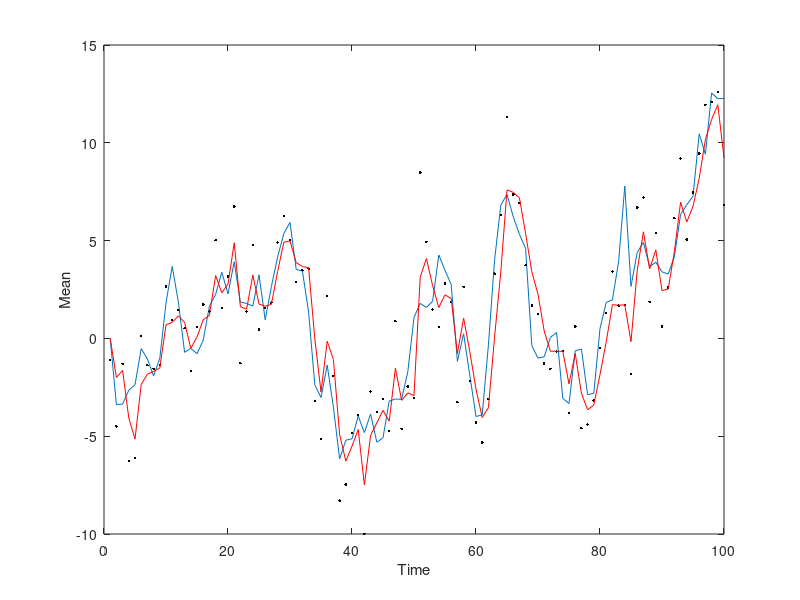

Reproduce this figure in MATLAB. (Note: this script raises an error after producing the figure.)
% for outputting figures correctly
latexTextW = 341; % in points
figAspectRatio = 16/10; % w/h
figW = 1.3*latexTextW;
figH = figW/figAspectRatio;

%% Exercise round 3, exercise 2

%true signal
N=100;
q=3;

s=cumsum([0 normrnd(0,sqrt(q),1,N-1)]);
figure(1);
clf;
true_m = plot(1:N,s);
xlabel('Time');
ylabel('Mean');
hold on;

% measurements
A = 1;
H = 1;
r = 5;
mn = 0;
n = N;
x = floor(1:N/n:N);
y = s(1,x)+normrnd(mn,sqrt(r),1,n);
measurements = plot(x,y,'.k');

% Kalman filter
m = 0;
P = 1;
m2 = 0;
P2 = 1;
ms = zeros(1,n);ms(1)=m;
ms2 = zeros(1,n);
Ps2 = zeros(1,n);
Ps = zeros(1,n);Ps(1)=P;
Ks = Ps;
for k=2:n
    % prediction
    m_= m;
    P_ = P+q;
    % update
    K = P_/(P_+r);
    m = m_+K*(y(k)-m_);
    P = P_-(P_^2/(P_+r));
    ms(k) = m;
    Ps(k) = P;
    Ks(k) = K;
end
figure(1);
kalman_m = plot(x,ms,'-r');
hold on;
mso = ms;
Pso = Ps;
rmse(x,ms)
figure(2);
kalman_P = plot(x,Ps,'-r');
xlabel('Time');
ylabel('Variance');
hold on;

% discretization
a=min(y);
b=max(y);
N = 500;
t = linspace(a,b,N);
[TX,TY] = meshgrid(t);
p_dyn = normpdf(TX,TY,sqrt(q));
m = 0;
P = 1;
p_ = normpdf(t,m,P);
ms = zeros(1,n);ms(1)=m;
Ps = zeros(1,n);Ps(1)=P;
distr = zeros(N,n);
for k=2:n
    p = sum(p_dyn.*repmat(p_',1,N));
    p = normpdf(y(k),t,sqrt(r)).*p;
    p = p/sum(p);
    p_ = p;
    distr(:,k) = p';
    m = t*p';
    ms(k) = m; % mean
    Ps(k) = (t-m).^2*p';
end;

%plot
figure(1);
discr_m = plot(x,ms,'-g','LineWidth',2.0);
legend([true_m measurements kalman_m discr_m],'True','Measurements','Kalman','Discretization');
exportplot('ex_3_2_means.pdf',figW,figH);
figure(2);
discr_P = plot(x,Ps,'-g');
legend([kalman_P discr_P],'Kalman','Discretization');
set(gcf,'Color','none','Units','points','Position',[400 400 figW figH]);
exportplot('ex_3_2_variances.pdf',figW,figH);



%figure(3);
%pcolor(1:n,t,distr);
%shading interp;
%ylim([a b]);


%rmse(x,ms)/rmse(x,mso)


%% stationary Kalman filter (use the last value of K (the Kalman gain) from
% the normal filter)

m = 0;
P = 1;
ms = zeros(1,n);
Ps = zeros(1,n);
for k=1:n
    m = (1-K)*m+K*y(k);
    P = P-K^2/(P+r);
    ms(k) = m;
    Ps(k) = P;
end
kalmansolution = plot(x,ms,'-k');
ms_st = ms;
Ps_st = Ps;
rmse(x,ms)




%% RTS smoother

mss = zeros(1,n);
Pss = zeros(1,n);
Gs = mss;
m = mso(end);
P = Pso(end);
mss(end) = m;
Pss(end) = P;

for k=n-1:-1:1
    g = Pso(k)/(Pso(k)+q);
    m = mso(k)+g*(m-mso(k));
    P = Pso(k)+g^2*(P-Pso(k)-q);
    Gs(k) = g;
    mss(k) = m;
    Pss(k) = P;
end

figure(1);
rtssolution = plot(x,mss,'-g','LineWidth',2);
rmse(s,mss)

hold on;
figure(2);
plot(x,Pss,'-g','LineWidth',2);
hold on;
%yl = ylim;
%ylim([0,yl(2)]);
%figure(3);
%plot(x,mss,'-g','LineWidth',2);


if 0
% RTS smoother -- discrete

mss = zeros(1,n);
Pss = zeros(1,n);
m = mso(end);
P = Pso(end);
p_ = normpdf(t,m,P);
size(p_)
distr = zeros(N,n);
for k=n-1:-1:1
    % dynamical distribution times the "previous" smoothing distribution per
    % the predictive distribution (derived analytically in this linear
    % gaussian case)
    p = sum(p_dyn.*repmat(p_',1,N)./repmat(normpdf(t,mso(k),sqrt(Pso(k)+q))',1,N));
    % times the filtering distribution
    p = p.*normpdf(t,mso(k),sqrt(Pso(k)));
    p = p/sum(p);
    p_ = p;
    distr(:,k) = p';
    mss(k) = t*p';
    
end
figure(1);
plot(x,mss,'-m','LineWidth',2);
pcolor(1:n,t,distr);
shading interp;
ylim([a b]);


end

if 1
% RTS smoother -- using the stationary Kalman filter

mss = zeros(1,n);
Pss = zeros(1,n);
G = Gs(20);
m = ms_st(end);
P = Ps_st(end);
mss(end) = m;
Pss(end) = P;
for k=n-1:-1:1
    m = ms_st(k)+G*(m-ms_st(k));
    P = Ps_st(k)+G^2*(P-Ps_st(k)-q);
    mss(k) = m;
    Pss(k) = P;
end
rmse(s,mss)
figure(1);
rtssolution = plot(x,mss,'--m','LineWidth',2);
hold on;
figure(2);
plot(x,Pss,'-c','LineWidth',2);

end

%% parameter estimation

% try to estimate the measurement noise
r0 = r;
N = 100;
rs = linspace(0.5,4,N);
L = zeros(1,100);

for j=1:N
    r = rs(j);
    m = 0;
    P = 1;
    m2 = 0;
    P2 = 1;
    ms = zeros(1,n);
    ms2 = zeros(1,n);
    Ps2 = zeros(1,n);
    Ps = zeros(1,n);
    Ks = Ps;
    for k=1:n
       
        % prediction
        m_= m;
        P_ = P+q;

        ms(k) = m_;
        Ps(k) = P_+r;
    end

    L(j) = exp(sum(log(normpdf(r,ms,Ps))));

end

plot(rs,L);
















